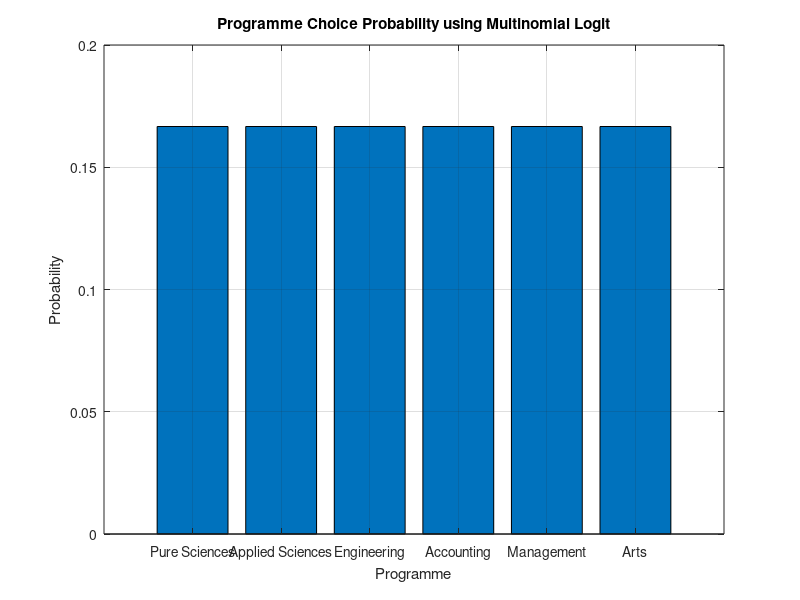

MATLAB code for this plot:
clear;
clc;
close all;

programmes = {'Pure Sciences','Applied Sciences','Engineering','Accounting','Management','Arts'};
factors = {'Interest','Exam Results','Career','Location','Fees','Explore'};

% =========================
% STEP 1: INPUT WEIGHTS
% =========================
fprintf('\nEnter importance weights\n');

w = zeros(1,6);

for i = 1:6
    val = input([factors{i} ': ']);

    while val < 0
        fprintf('Enter positive values only\n');
        val = input([factors{i} ': ']);
    end

    w(i) = val;
end

% Normalize weights
w = w / sum(w);

fprintf('\nNormalized Weights:\n');
for i = 1:6
    fprintf('%s: %.3f\n', factors{i}, w(i));
end

% =========================
% STEP 2: INPUT RATINGS
% =========================
fprintf('\nEnter ratings for each programme (1 to 5)\n');

data = zeros(6,6);

for p = 1:6
    fprintf('\n%s\n', programmes{p});

    for f = 1:6
        val = input([factors{f} ': ']);

        while val < 1 || val > 5
            fprintf('Enter 1 to 5 only\n');
            val = input([factors{f} ': ']);
        end

        data(p,f) = val;
    end
end

% =========================
% STEP 3: UTILITY FUNCTION
% =========================
U = data * w';

% =========================
% STEP 4: MULTINOMIAL LOGIT MODEL
% =========================
expU = exp(U);
P = expU / sum(expU);

% =========================
% STEP 5: DISPLAY RESULTS
% =========================
fprintf('\n--- RESULTS ---\n');

for i = 1:6
    fprintf('%s -> Utility: %.3f | Probability: %.3f\n', programmes{i}, U(i), P(i));
end

[best_val, best_idx] = max(P);
fprintf('\nMOST LIKELY CHOICE: %s (%.3f)\n', programmes{best_idx}, best_val);

% =========================
% STEP 6: VISUALISATION
% =========================
figure;
bar(P);
set(gca, 'XTick', 1:6);
set(gca, 'XTickLabel', programmes);
xtickangle(30);
ylabel('Probability');
xlabel('Programme');
title('Programme Choice Probability using Multinomial Logit');
grid on;
